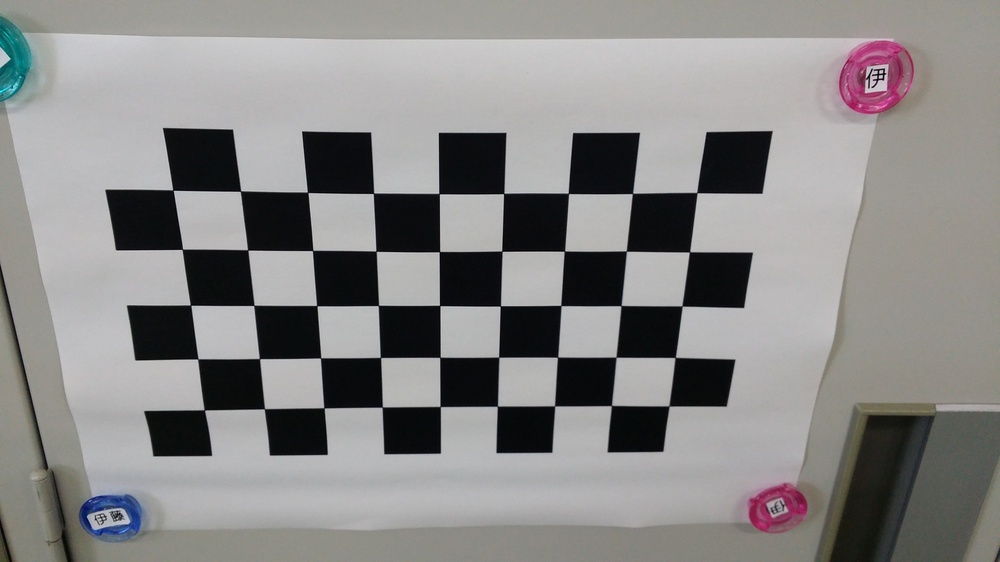
//> input picture chessboard2.jpg, 1000 x 562 px, shrunk from 4128 x 2322 before the run
$ ./chess   (built with g++ and OpenCV 4)
//> lines starting //> are read from the running program, lines starting //| are printed output that depends on the picture; after the words box and inside, x2 and y2 are one past the last pixel; in counts of white or black regions, pixels touching at a corner belong together
#include <iostream>
#include <sstream>
#include <time.h>
#include <stdio.h>

#include <opencv2/core/core.hpp>
#include <opencv2/imgproc/imgproc.hpp>
#include <opencv2/calib3d/calib3d.hpp>
#include <opencv2/highgui/highgui.hpp>

using namespace cv;
using namespace std;

int main(){
  Mat img;
  Mat gray;

  img = imread("chessboard2.jpg");
//> img is the input picture: 562 rows x 1000 cols, CV_8UC3; mean B, G, R 134.3, 135.1, 136.3
  cvtColor(img, gray, COLOR_BGR2GRAY);

  Size boardSize(5, 9);
  vector<Point2f> pointBuf;


  //コーナ検出
  bool found = findChessboardCorners( img,
                                 boardSize,
                                 pointBuf,
                                 CV_CALIB_CB_ADAPTIVE_THRESH |
                                 CV_CALIB_CB_FAST_CHECK /*|
                                 CV_CALIB_CB_NORMALIZE_IMAGE*/);
//> pointBuf = 45 Points (x, y), first 12: [204.4, 409.9], [197.8, 358.9], [190.5, 305.2], [182.3, 249.3], [172.9, 190.2], [264.4, 408.7], [259.4, 358.7], [253.8, 305.4], [247.7, 250], [240.5, 191], [324, 407.9], [320.6, 357.9]; found = true
  //上記はCV_CALIB_CB_NORMALIZE_IMAGEがコメントアウトされているが、
  //このフラグを有効にした場合は、コーナー検出が失敗する。
  //多くのWebサイトでサンプルにはこのフラグが有効になっているが
  //私の実験ではすべて失敗したので、コメントアウトされている

  cout << "Find? " << found << endl;
//| Find? 1

  //サブピクセル精度に向上
  cornerSubPix( gray, pointBuf, boardSize, Size(-1, -1),
                TermCriteria(CV_TERMCRIT_ITER |
                CV_TERMCRIT_EPS, 20, 0.01));
//> pointBuf = 45 Points (x, y), first 12: [204.3, 409.9], [197.8, 358.9], [190.6, 305.2], [182.4, 249.3], [173, 190.2], [264.4, 408.7], [259.4, 358.6], [253.9, 305.4], [247.7, 249.9], [240.5, 191.1], [323.9, 407.8], [320.6, 357.9]


  drawChessboardCorners(img, boardSize, Mat(pointBuf), found);
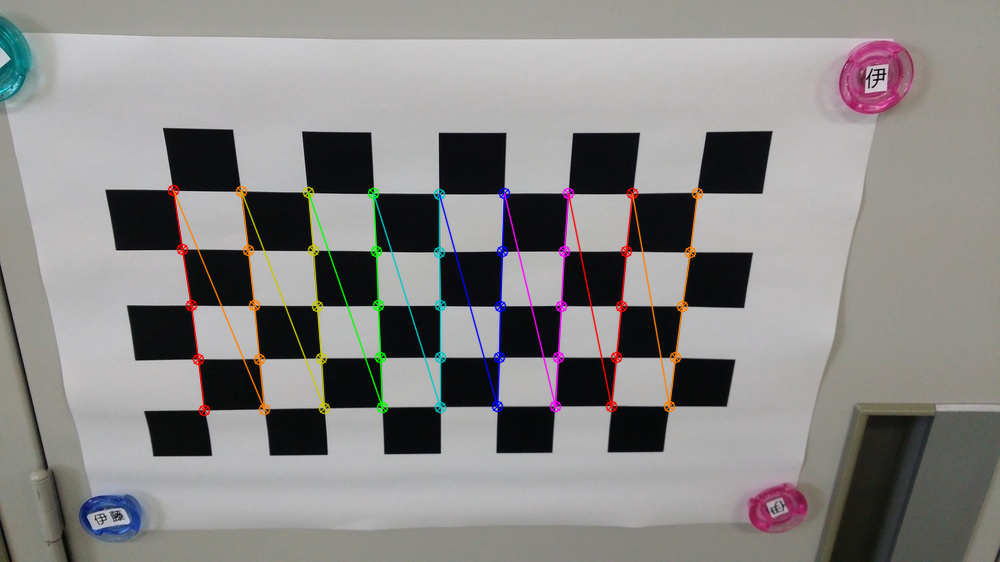
//> img: 562 rows x 1000 cols, CV_8UC3; 2.62% of pixels changed, all inside (x1, y1, x2, y2) = (167, 184, 704, 417)

  //検出結果描画
  namedWindow("chessboard", CV_WINDOW_NORMAL);
  imshow("chessboard",img);

  waitKey(0);
  destroyAllWindows();

}
